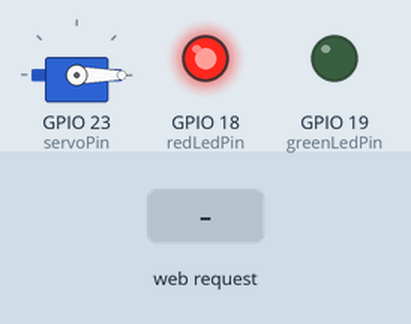
This sketch was run on a simulated ESP32. Parts: servo, output pins drawn as LEDs (lit = HIGH). The inputs (shaded band) are chosen by the test bench. What the sketch prints to the serial monitor is not drawn.

Above: at 1.2 s.
1.3 s: HTTP request GET /open received
At 2.1 s:
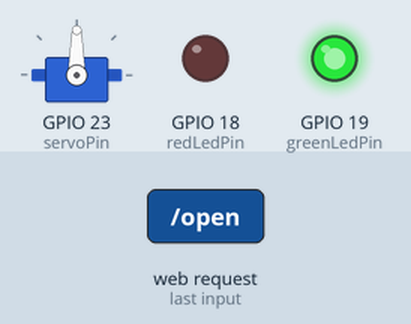
2.8 s: HTTP request GET /close received
At 3.3 s:
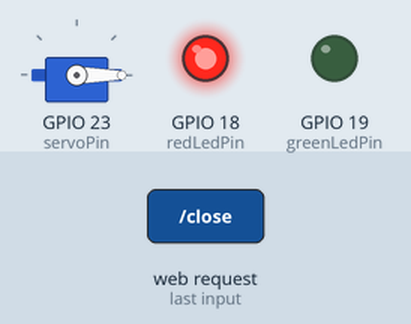
Timing chart, 0 to 5.8 s (numbered marks = the images above; inputs shaded):
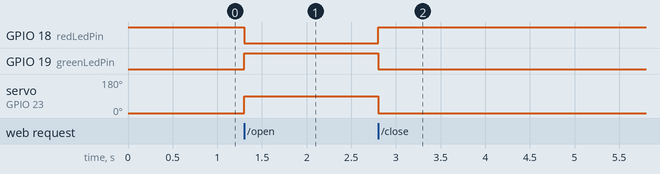

The sketch:

server.ino
```cpp
#include <WiFi.h>
#include <ESP32Servo.h>

const char* ssid = "Razan";
const char* password = "123456789";

WiFiServer server(80);
Servo myServo;

int servoPin = 23;
int greenLedPin = 19;
int redLedPin = 18;

void setup() {
  Serial.begin(115200);

  pinMode(greenLedPin, OUTPUT);
  pinMode(redLedPin, OUTPUT);

  ESP32PWM::allocateTimer(0);
  myServo.setPeriodHertz(50);
  myServo.attach(servoPin);

  myServo.write(0);
  digitalWrite(redLedPin, HIGH);
  digitalWrite(greenLedPin, LOW);

  WiFi.softAP(ssid, password);

  IPAddress IP = WiFi.softAPIP();
  Serial.print("AP IP address: ");
  Serial.println(IP);

  server.begin();
}

void loop() {
  WiFiClient client = server.available();

  if (client) {
    String currentLine = "";
    while (client.connected()) {
      if (client.available()) {
        char c = client.read();
        if (c == '\n') {
          if (currentLine.length() == 0) {
            client.println("HTTP/1.1 200 OK");
            client.println("Content-type:text/html");
            client.println();

            client.print("<!DOCTYPE html><html><head><meta charset='UTF-8'><style>");
            client.print("body {text-align:center; font-family:Arial; margin-top:50px; background-color:#f4f4f9;}");
            client.print(".btn {font-size:24px; padding:15px 40px; margin:20px; cursor:pointer; border:none; border-radius:8px;}");
            client.print(".btn-open {background-color:#4CAF50; color:white; box-shadow: 0 4px #2e7d32;}");
            client.print(".btn-close {background-color:#f44336; color:white; box-shadow: 0 4px #c62828;}");
            client.print(".btn:active {box-shadow: 0 2px #666; transform: translateY(2px);}");
            client.print("</style></head><body>");
            client.print("<h1>Control Servo</h1>");
            client.print("<p><a href=\"/open\"><button class=\"btn btn-open\">Open</button></a></p>");
            client.print("<p><a href=\"/close\"><button class=\"btn btn-close\">Close</button></a></p>");
            client.print("</body></html>");
            client.println();
            break;
          } else {
            currentLine = "";
          }
        } else if (c != '\r') {
          currentLine += c;
        }

        if (currentLine.endsWith("GET /open")) {
          myServo.write(90);
          digitalWrite(greenLedPin, HIGH);
          digitalWrite(redLedPin, LOW);
        }
        if (currentLine.endsWith("GET /close")) {
          myServo.write(0);
          digitalWrite(greenLedPin, LOW);
          digitalWrite(redLedPin, HIGH);
        }
      }
    }
    client.stop();
  }
}
```

Measured:
- after the input at 1.3 s, GPIO 18 (redLedPin): HIGH → LOW at once; GPIO 19 (greenLedPin): LOW → HIGH at once; servo on GPIO 23 (servoPin): 0° → 90° at once
- after the input at 2.8 s, GPIO 18 (redLedPin): LOW → HIGH at once; GPIO 19 (greenLedPin): HIGH → LOW at once; servo on GPIO 23 (servoPin): 90° → 0° at once
